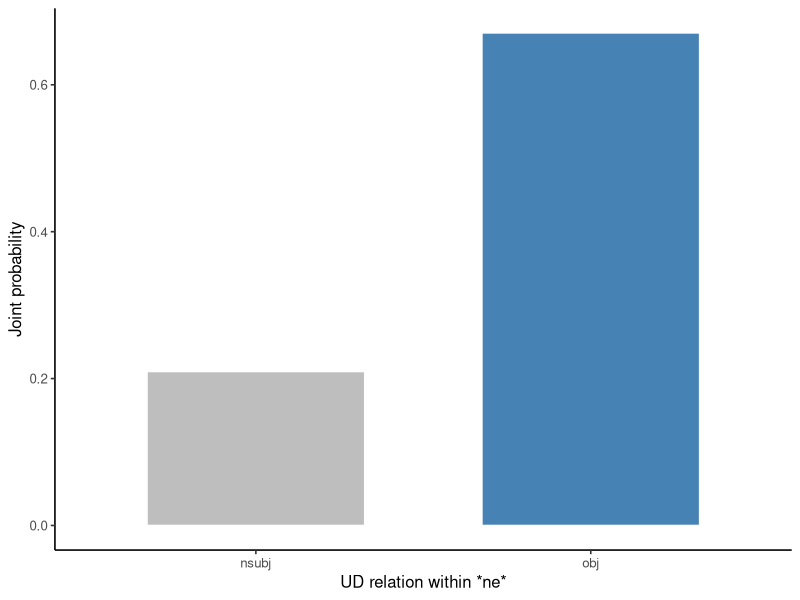

This figure's R source:
## ---- chunk 1
#| label: load-factorization-data
library(ggplot2)

wh <- read.csv(
  "data/ud-turkish-boun/question-core-arguments.csv",
  stringsAsFactors = FALSE,
  fileEncoding = "UTF-8"
)

stopifnot(nrow(wh) == 167L)

is_ne <- as.logical(wh$ne_lemma)
is_object <- as.logical(wh$object)
p_ne <- mean(is_ne)
p_object_given_ne <- mean(is_object[is_ne])
p_ne_object_direct <- mean(is_ne & is_object)
p_ne_object_factored <- p_ne * p_object_given_ne

stopifnot(isTRUE(all.equal(
  p_ne_object_direct,
  p_ne_object_factored
)))

c(marginal_ne = p_ne,
  conditional_object_given_ne = p_object_given_ne,
  joint_direct = p_ne_object_direct,
  joint_factored = p_ne_object_factored)
## ---- chunk 2
#| label: plot-factorization
#| fig-cap: "The marginal *ne* mass is partitioned into its observed `nsubj` and `obj` joint masses."
factor_plot <- data.frame(
  relation = c("nsubj", "obj"),
  probability = c(
    mean(is_ne & !is_object),
    mean(is_ne & is_object)
  )
)

ggplot(factor_plot, aes(relation, probability, fill = relation)) +
  geom_col(color = "white", width = 0.65) +
  scale_fill_manual(values = c(nsubj = "grey", obj = "steelblue"),
                    guide = "none") +
  labs(x = "UD relation within *ne*", y = "Joint probability") +
  theme_classic(base_size = 12)
## ---- chunk 3
#| label: reverse-factorization
p_object <- mean(is_object)
p_ne_given_object <- mean(is_ne[is_object])
p_reverse <- p_object * p_ne_given_object

stopifnot(isTRUE(all.equal(p_reverse, p_ne_object_direct)))
c(forward = p_ne_object_factored, reverse = p_reverse)
